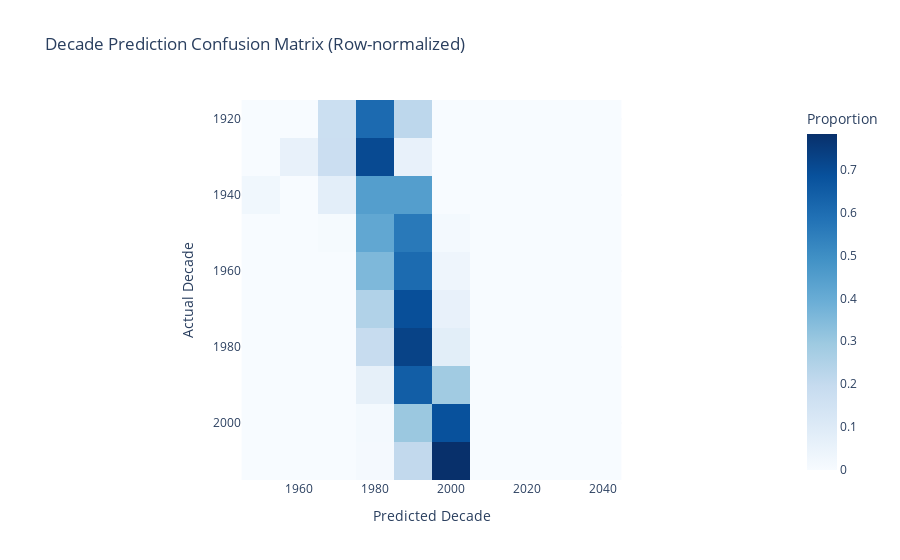

This figure's notebook cell:
### Code cell
actual_decades = (y_test // 10) * 10
predicted_decades = (ensemble_pred.round() // 10) * 10

confusion = pd.crosstab(
    actual_decades, predicted_decades,
    rownames=['Actual Decade'],
    colnames=['Predicted Decade'],
    normalize='index'
)

fig = px.imshow(
    confusion,
    labels={'color': 'Proportion'},
    title='Decade Prediction Confusion Matrix (Row-normalized)',
    color_continuous_scale='Blues'
)
fig.update_layout(template='plotly_white')
fig.write_html('reports/figures/42_decade_confusion.html')
fig.show()

### Figure 1 — Plotly figure (JSON) as saved in the notebook; plotly's stock layout.template omitted (floating-point values rounded to 4 significant figures)
{"data": [{"coloraxis": "coloraxis", "hovertemplate": "Predicted Decade: %{x}<br>Actual Decade: %{y}<br>Proportion: %{z}<extra></extra>", "name": "0", "type": "heatmap", "x": [1950.0, 1960.0, 1970.0, 1980.0, 1990.0, 2000.0, 2010.0, 2020.0, 2030.0, 2040.0], "xaxis": "x", "y": [1920, 1930, 1940, 1950, 1960, 1970, 1980, 1990, 2000, 2010], "yaxis": "y", "z": [[0.0, 0.0, 0.1739, 0.6087, 0.2174, 0.0, 0.0, 0.0, 0.0, 0.0], [0.0, 0.05882, 0.1765, 0.7059, 0.05882, 0.0, 0.0, 0.0, 0.0, 0.0], [0.02632, 0.0, 0.07895, 0.4474, 0.4474, 0.0, 0.0, 0.0, 0.0, 0.0], [0.0, 0.0, 0.00692, 0.4152, 0.564, 0.01384, 0.0, 0.0, 0.0, 0.0], [0.0, 0.0, 0.001732, 0.3558, 0.6061, 0.03636, 0.0, 0.0, 0.0, 0.0], [0.0, 0.0, 0.0, 0.2479, 0.6908, 0.06056, 0.0004037, 0.0004037, 0.0, 0.0], [0.0, 0.0, 0.0002444, 0.1902, 0.7272, 0.08213, 0.0002444, 0.0, 0.0, 0.0], [0.0, 0.0, 0.000238, 0.0679, 0.6454, 0.286, 0.000238, 0.0, 7.932e-05, 7.932e-05], [0.0, 0.0, 3.345e-05, 0.01418, 0.3001, 0.6853, 0.000368, 3.345e-05, 0.0, 3.345e-05], [0.0, 0.0, 0.0, 0.0108, 0.2063, 0.7829, 0.0, 0.0, 0.0, 0.0]]}], "layout": {"coloraxis": {"colorbar": {"title": {"text": "Proportion"}}, "colorscale": [[0, "rgb(247,251,255)"], [0.125, "rgb(222,235,247)"], [0.25, "rgb(198,219,239)"], [0.375, "rgb(158,202,225)"], [0.5, "rgb(107,174,214)"], [0.625, "rgb(66,146,198)"], [0.75, "rgb(33,113,181)"], [0.875, "rgb(8,81,156)"], [1, "rgb(8,48,107)"]]}, "title": {"text": "Decade Prediction Confusion Matrix (Row-normalized)"}, "xaxis": {"anchor": "y", "constrain": "domain", "domain": [0, 1], "scaleanchor": "y", "title": {"text": "Predicted Decade"}}, "yaxis": {"anchor": "x", "autorange": "reversed", "constrain": "domain", "domain": [0, 1], "title": {"text": "Actual Decade"}}}}
